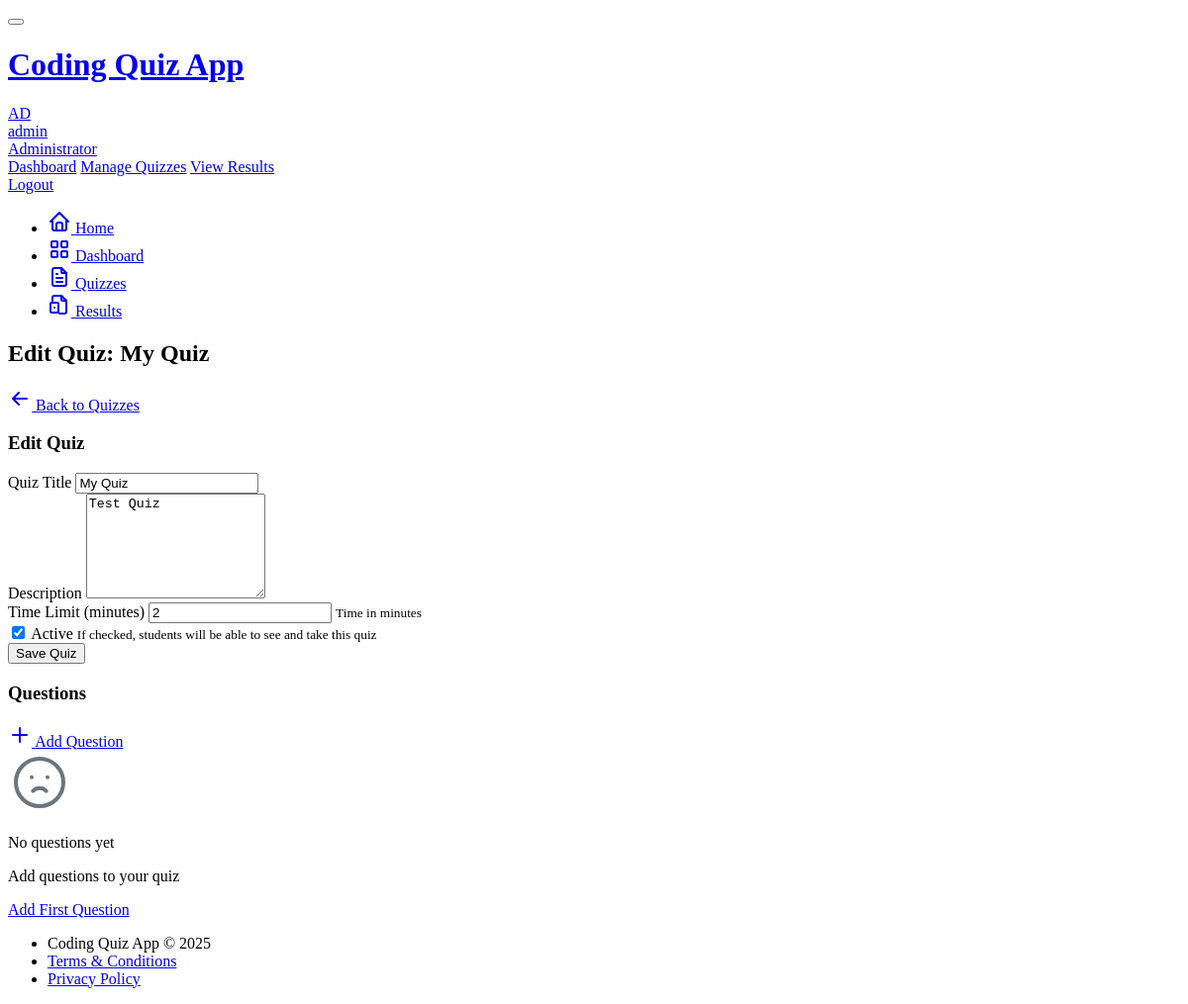
Before: /admin/quizzes/1/edit (signed in) with the older database file.
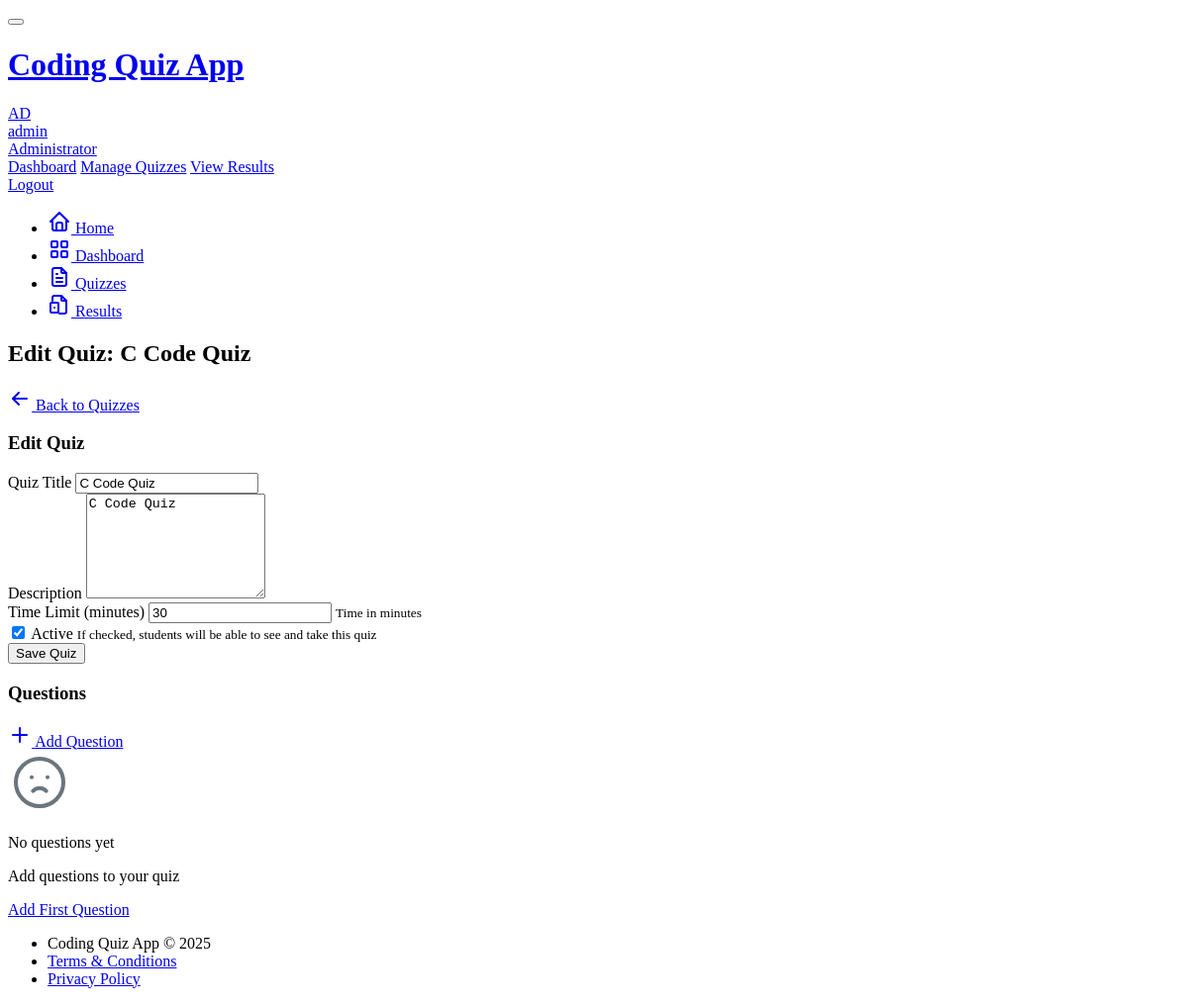
After: the same page with the newer database file.
### models.py (models this page shows, shortened)
class Quiz(db.Model):
    id = db.Column(db.Integer, primary_key=True)
    title = db.Column(db.String(100), nullable=False)
    description = db.Column(db.Text)
    is_active = db.Column(db.Boolean, default=True)
    time_limit = db.Column(db.Integer, default=30)  # minutes
    created_at = db.Column(db.DateTime, default=datetime.utcnow)
    updated_at = db.Column(db.DateTime, default=datetime.utcnow, onupdate=datetime.utcnow)
    author_id = db.Column(db.Integer, db.ForeignKey('user.id'))
    questions = db.relationship('Question', backref='quiz', lazy='dynamic', cascade='all, delete-orphan')
    submissions = db.relationship('Submission', backref='quiz', lazy='dynamic')

### app.py (the view)
    @login_required
    def decorated_view(*args, **kwargs):
        if not current_user.is_admin:
            abort(403)
        return func(*args, **kwargs)

### forms.py
class QuizForm(FlaskForm):
    title = StringField('Quiz Title', validators=[DataRequired()])
    description = TextAreaField('Description')
    time_limit = IntegerField('Time Limit (minutes)', validators=[DataRequired()])
    is_active = BooleanField('Active')

### app.py (called while the page is built, shortened)
@login_manager.user_loader
def load_user(id):
    return User.query.get(int(id))

def admin_required(func):
    @login_required
    def decorated_view(*args, **kwargs):
        if not current_user.is_admin:
            abort(403)
        return func(*args, **kwargs)
    decorated_view.__name__ = func.__name__
    return decorated_view

@app.route('/admin/quizzes/<int:quiz_id>/edit', methods=['GET', 'POST'])
@admin_required
def edit_quiz(quiz_id):
    quiz = Quiz.query.get_or_404(quiz_id)
    if quiz.author_id != current_user.id:
        abort(403)
    form = QuizForm(obj=quiz)
    questions = quiz.questions.order_by(Question.order).all()
    return render_template('admin/quiz_form.html',
                          form=form,
                          quiz=quiz,
                          questions=questions,
                          title='Edit Quiz')

### templates/admin/quiz_form.html (shortened to what the changed rows need)
{% extends "base.html" %}
{% block page_title %}
{% if quiz %}Edit Quiz: {{ quiz.title }}{% else %}Create New Quiz{% endif %}
{% endblock %}
{% block content %}
<div class="row">
    <div class="col-md-8">
        <div class="card">
            <div class="card-body">
                <form method="post" action="{% if quiz %}{{ url_for('edit_quiz', quiz_id=quiz.id) }}{% else %}{{ url_for('create_quiz') }}{% endif %}">
                    <div class="mb-3">
                        <label class="form-label required">{{ form.title.label }}</label>
                        <input type="text" class="form-control {% if form.title.errors %}is-invalid{% endif %}"
                               name="{{ form.title.name }}" value="{{ form.title.data or '' }}" required>
                    </div>
                    <div class="mb-3">
                        <label class="form-label">{{ form.description.label }}</label>
                        <textarea class="form-control {% if form.description.errors %}is-invalid{% endif %}"
                                  name="{{ form.description.name }}" rows="4">{{ form.description.data or '' }}</textarea>
                    </div>
                    <div class="mb-3">
                        <label class="form-label required">{{ form.time_limit.label }}</label>
                        <input type="number" class="form-control {% if form.time_limit.errors %}is-invalid{% endif %}"
                               name="{{ form.time_limit.name }}" value="{{ form.time_limit.data or '30' }}" required>
                        <small class="form-hint">Time in minutes</small>
                    </div>
                </form>
            </div>
        </div>
    </div>
</div>
{% endblock %}

Changed rows visible on the page:
changed Quiz: title "My Quiz" → "C Code Quiz"; description "Test Quiz" → "C Code Quiz"
Other visible differences:
form field time_limit: "2" → "30"
